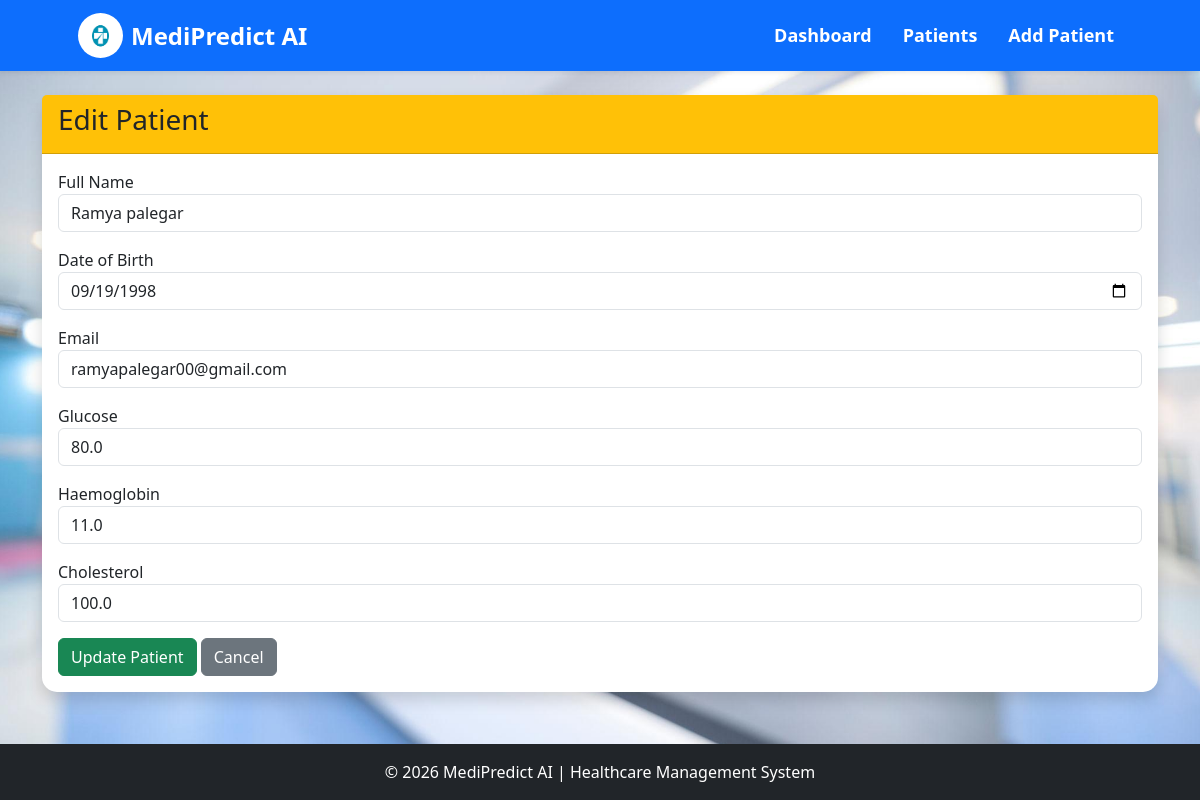
Page /edit_patient/17 on the committed database.
### tables this page shows
CREATE TABLE patients (

        id INTEGER PRIMARY KEY AUTOINCREMENT,

        full_name TEXT NOT NULL,

        dob DATE NOT NULL,

        email TEXT NOT NULL,

        glucose REAL NOT NULL,

        haemoglobin REAL NOT NULL,

        cholesterol REAL NOT NULL,

        risk_level TEXT,

        remarks TEXT,

        created_at TIMESTAMP DEFAULT CURRENT_TIMESTAMP

    );

### app.py (the view, shortened to what this page needs)
@app.route("/edit_patient/<int:id>", methods=["GET", "POST"])
def edit_patient(id):
    conn = get_db_connection()
    patient = conn.execute(
        "SELECT * FROM patients WHERE id=?",
        (id,)
    ).fetchone()
    conn.close()
    return render_template(
        "edit_patient.html",
        patient=patient
    )

### app.py (called while the page is built)
def get_db_connection():
    conn = sqlite3.connect(DATABASE)
    conn.row_factory = sqlite3.Row
    return conn

### templates/edit_patient.html
{% extends 'base.html' %}
{% block content %}
<div class="container mt-4">
    <div class="card shadow">
        <div class="card-header bg-warning">
            <h3>Edit Patient</h3>
        </div>
        <div class="card-body">
            <form method="POST">
                <div class="mb-3">
                    <label>Full Name</label>
                    <input type="text"
                           name="full_name"
                           class="form-control"
                           value="{{ patient.full_name }}"
                           required>
                </div>
                <div class="mb-3">
                    <label>Date of Birth</label>
                    <input type="date"
                           name="dob"
                           class="form-control"
                           value="{{ patient.dob }}"
                           required>
                </div>
                <div class="mb-3">
                    <label>Email</label>
                    <input type="email"
                           name="email"
                           class="form-control"
                           value="{{ patient.email }}"
                           required>
                </div>
                <div class="mb-3">
                    <label>Glucose</label>
                    <input type="number"
                           step="0.1"
                           name="glucose"
                           class="form-control"
                           value="{{ patient.glucose }}"
                           required>
                </div>
                <div class="mb-3">
                    <label>Haemoglobin</label>
                    <input type="number"
                           step="0.1"
                           name="haemoglobin"
                           class="form-control"
                           value="{{ patient.haemoglobin }}"
                           required>
                </div>
                <div class="mb-3">
                    <label>Cholesterol</label>
                    <input type="number"
                           step="0.1"
                           name="cholesterol"
                           class="form-control"
                           value="{{ patient.cholesterol }}"
                           required>
                </div>
                <button type="submit"
                        class="btn btn-success">
                    Update Patient
                </button>
                <a href="{{ url_for('patients') }}"
                   class="btn btn-secondary">
                    Cancel
                </a>
            </form>
        </div>
    </div>
</div>
{% endblock %}

### static/css/style.css (style rules this page uses)
body { background-image: url("../images/bg.jpg"); background-size: cover; background-position: center; background-repeat: no-repeat; background-attachment: fixed; min-height: 100vh; }
.card { border:none; border-radius:15px; }
.card-header { font-weight:bold; }
.container { position:relative; z-index:2; }
html, body { height:100%; }
body { display:flex; flex-direction:column; }

### rows in the picture
patients: full_name "Ramya palegar", dob "09/19/1998", email "ramyapalegar00@gmail.com", glucose "80.0", haemoglobin "11.0", cholesterol "100.0"
